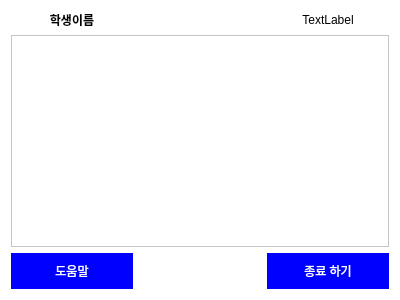
<?xml version="1.0" encoding="UTF-8"?>
<ui version="4.0">
 <class>library_find_3</class>
 <widget class="QWidget" name="library_find_3">
  <property name="geometry">
   <rect>
    <x>0</x>
    <y>0</y>
    <width>400</width>
    <height>300</height>
   </rect>
  </property>
  <property name="windowTitle">
   <string>Form</string>
  </property>
  <property name="styleSheet">
   <string notr="true">background-color : white;</string>
  </property>
  <layout class="QGridLayout" name="gridLayout">
   <item row="1" column="0" colspan="3">
    <widget class="QTableView" name="tableView">
     <property name="styleSheet">
      <string notr="true">font: 75 10pt &quot;맑은 고딕&quot;;
border-color: rgb(0, 0, 0);


background-color: white;</string>
     </property>
    </widget>
   </item>
   <item row="2" column="1">
    <spacer name="horizontalSpacer">
     <property name="orientation">
      <enum>Qt::Horizontal</enum>
     </property>
     <property name="sizeType">
      <enum>QSizePolicy::Fixed</enum>
     </property>
     <property name="sizeHint" stdset="0">
      <size>
       <width>40</width>
       <height>20</height>
      </size>
     </property>
    </spacer>
   </item>
   <item row="2" column="0">
    <widget class="QPushButton" name="pushButton_2">
     <property name="styleSheet">
      <string notr="true">border : 4px solid;
border-color : blue;
border-radius : 20px;
padding : 5px;

background-color : blue;
color: rgb(255, 255, 255);

font: 75 10pt &quot;맑은 고딕&quot;;</string>
     </property>
     <property name="text">
      <string>도움말</string>
     </property>
    </widget>
   </item>
   <item row="2" column="2">
    <widget class="QPushButton" name="pushButton">
     <property name="styleSheet">
      <string notr="true">border : 4px solid;
border-color : blue;
border-radius : 20px;
padding : 5px;

background-color : blue;
color: rgb(255, 255, 255);

font: 75 10pt &quot;맑은 고딕&quot;;</string>
     </property>
     <property name="text">
      <string>종료 하기</string>
     </property>
    </widget>
   </item>
   <item row="0" column="0">
    <widget class="QLabel" name="label">
     <property name="styleSheet">
      <string notr="true">font: 75 10pt &quot;맑은 고딕&quot;;
font-weight : bold;</string>
     </property>
     <property name="text">
      <string>학생이름</string>
     </property>
     <property name="alignment">
      <set>Qt::AlignCenter</set>
     </property>
    </widget>
   </item>
   <item row="0" column="2">
    <widget class="QLabel" name="labelStuName">
     <property name="styleSheet">
      <string notr="true">font: 75 10pt &quot;맑은 고딕&quot;;
</string>
     </property>
     <property name="text">
      <string>TextLabel</string>
     </property>
     <property name="alignment">
      <set>Qt::AlignCenter</set>
     </property>
    </widget>
   </item>
  </layout>
 </widget>
 <resources/>
 <connections/>
</ui>
